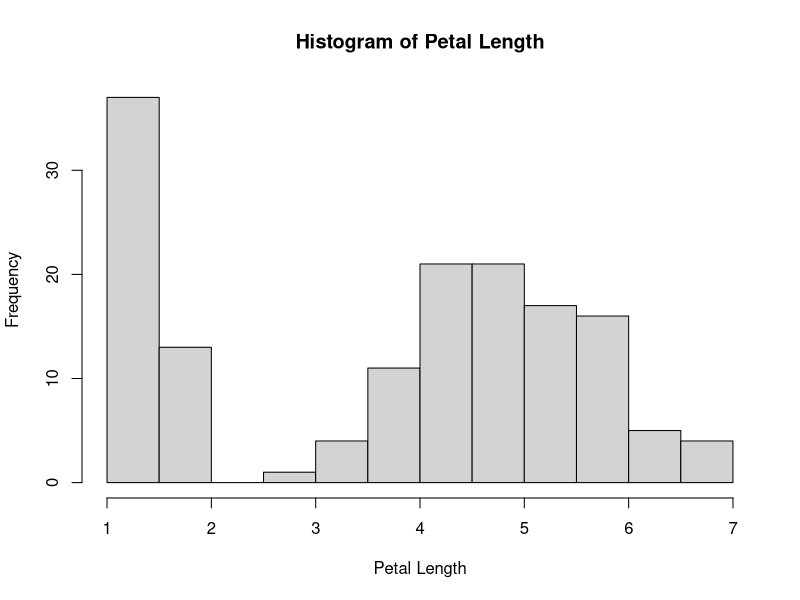
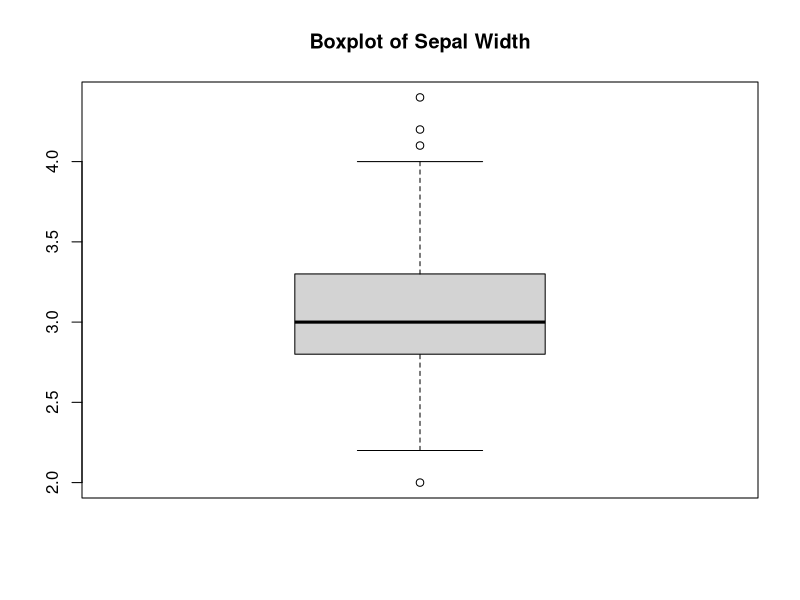

Generate these figures, in order, with R:
# ---------------------------------
# Descriptive Statistics Assignment
# Name: Tanay Kandpal
# ---------------------------------

# Exercise 1
students <- data.frame(
  Name = c("Aman", "Neha", "Ravi", "Pooja", "Karan"),
  Age = c(20, 21, 19, 22, 20),
  Marks = c(78, 65, 45, 88, 55)
)

mean(students$Marks)
max(students$Age)

students$Grade <- ifelse(
  students$Marks >= 75, "A",
  ifelse(students$Marks >= 50, "B", "C")
)

students

# Exercise 2
data(iris)

dim(iris)
head(iris)

mean(iris$Sepal.Length)
median(iris$Sepal.Length)
var(iris$Sepal.Length)
sd(iris$Sepal.Length)

table(iris$Species)

hist(iris$Petal.Length,
     main = "Histogram of Petal Length",
     xlab = "Petal Length")

boxplot(iris$Sepal.Width,
        main = "Boxplot of Sepal Width")
